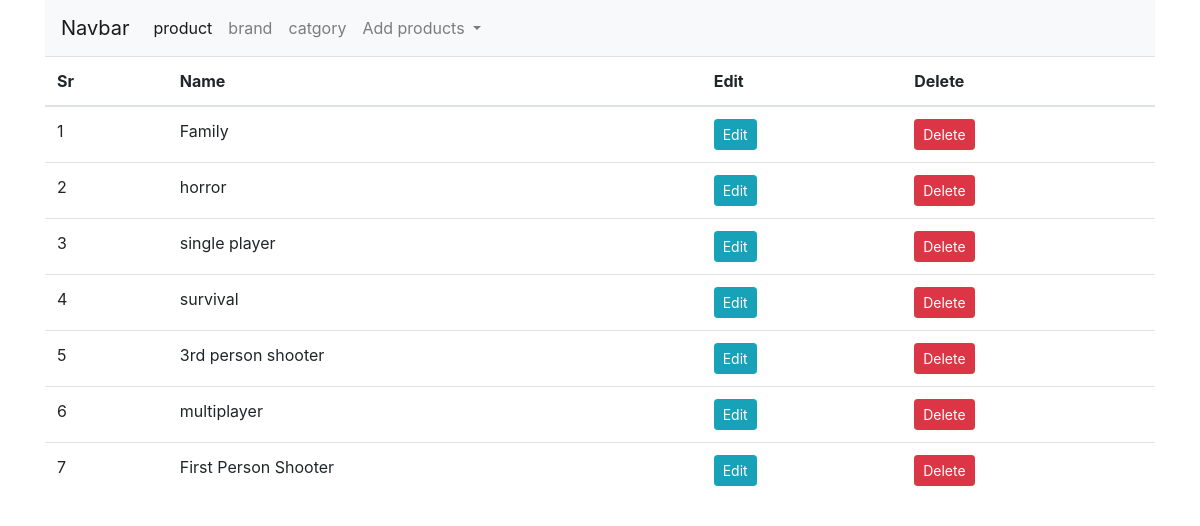
The page /categories on the database its author committed.
### shop/products/models.py (models this page shows, shortened)
class Category(db.Model):
    id = db.Column(db.Integer, primary_key=True)
    name = db.Column(db.String(30), unique=True, nullable=False)

### shop/admin/routes.py (the view)
@app.route('/categories')
def categories():
    categories = Category.query.order_by(Category.id.desc()).all()
    return render_template('admin/brand.html', title='categories',categories=categories)

### shop/templates/admin/brand.html (shortened to what this page needs)
{% extends 'layout.html' %}
{% block content %}
<div class="container">
    <nav class="navbar navbar-expand-lg navbar-light bg-light">
        <a class="navbar-brand" href="{{url_for('admin')}}">Navbar</a>
        <div class="collapse navbar-collapse" id="navbarNavDropdown">
          <ul class="navbar-nav">
            <li class="nav-item active">
              <a class="nav-link" href="{{url_for('admin')}}">product <span class="sr-only">(current)</span></a>
            </li>
            <li class="nav-item">
              <a class="nav-link" href="{{url_for('brands')}}">brand</a>
            </li>
            <li class="nav-item">
              <a class="nav-link" href="{{url_for('categories')}}">catgory</a>
            </li>
            <li class="nav-item dropdown">
              <a class="nav-link dropdown-toggle" href="#" id="navbarDropdownMenuLink" role="button" data-toggle="dropdown" aria-haspopup="true" aria-expanded="false">
                Add products
              </a>
            </li>
          </ul>
        </div>
      </nav>
</div>
<div class="container">
    <table class="table tbale-sm">
        <thead>
            <th>Sr</th>
            <th>Name</th>
            <th>Edit</th>
            <th>Delete</th>
        </thead>
        <tbody>
         {% if brands %}
          {% for brand in brands %}
          <tr>
            <td>{{loop.index}}</td>
            <td>{{ brand.name }}</td>
            <td><a href="{{url_for('updatebrand', id=brand.id)}}" class="btn btn-sm btn-info">Edit</a></td>
            <td><button type="button" class="btn btn-danger btn-sm" data-toggle="modal" data-target="#exampleModal-{{brand.id}}">
              Delete
            </button></td>
          </tr>
<div class="modal fade" id="exampleModal-{{brand.id}}" tabindex="-1" role="dialog" aria-labelledby="exampleModalLabel" aria-hidden="true">
  <div class="modal-dialog" role="document">
    <div class="modal-content">
      <div class="modal-header">
        <h5 class="modal-title" id="exampleModalLabel">{{ brand.name }}</h5>
        <button type="button" class="close" data-dismiss="modal" aria-label="Close">
          <span aria-hidden="true">&times;</span>
        </button>
      </div>
      <div class="modal-body">
        <p class="text-danger">Are you Sure that you want to delete this brand ({{ brand.name }}) </p>
       </div>
       <div class="modal-footer">
        <button type="button" class="btn btn-secondary" data-dismiss="modal">Cancel</button>
        <form action="{{url_for('deletebrand',id=brand.id)}}" method="post">
          <button type="submit" class="btn btn-danger">Delete</button>
        </form>
      </div>
    </div>
  </div>
</div>
          {% endfor %}
          {% else %}
          {% for category in categories %}
          <tr>
            <td>{{loop.index}}</td>
            <td>{{ category.name }}</td>
            <td> <a href="{{url_for('updatecat', id=category.id)}}" class="btn btn-sm btn-info">Edit</a></td>
            <td><button type="button" class="btn btn-danger btn-sm" data-toggle="modal" data-target="#exampleModal-{{category.id}}">
              Delete
            </button></td>
          </tr>
          {% endfor %}
          {% endif %}
        </tbody>
    </table>
</div>
{% endblock content %}

### rows shown on the page
Category: name "Family"
Category: name "horror"
Category: name "single player"
Category: name "survival"
Category: name "3rd person shooter"
Category: name "multiplayer"
Category: name "First Person Shooter"
